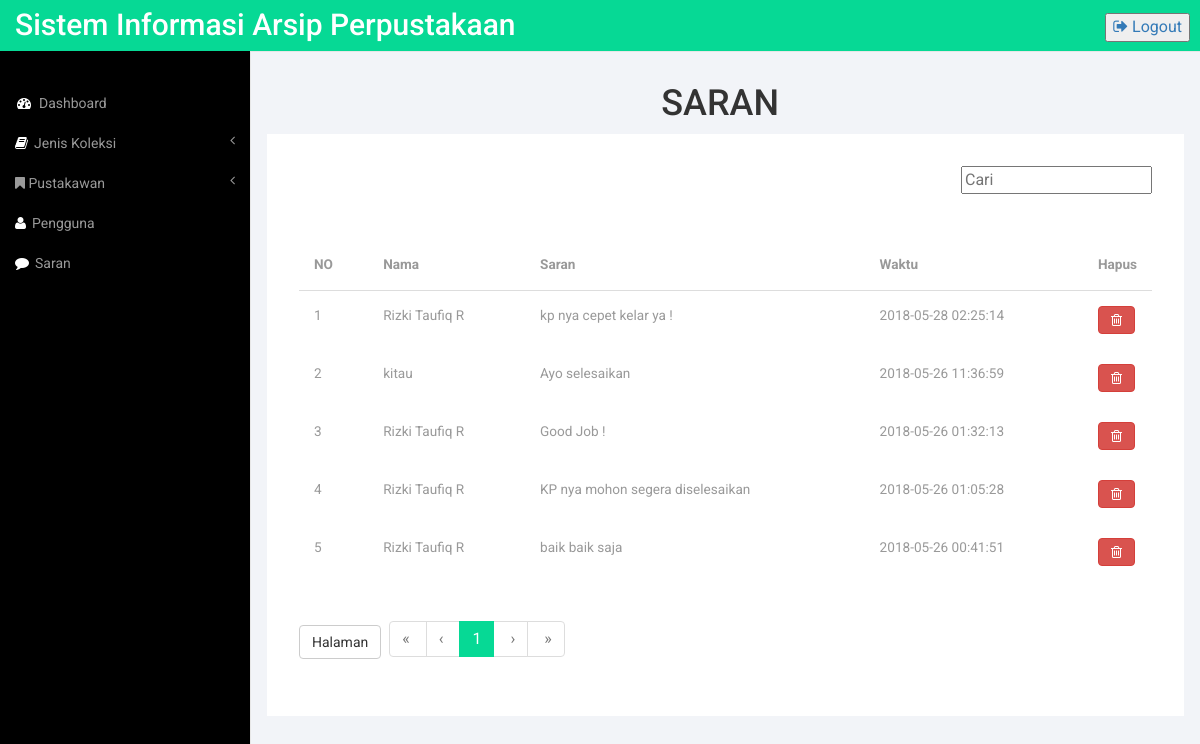
The page /admin/saran.php (signed in) on the database its author committed.
### tables this page shows
CREATE TABLE `saran` (
  `id_saran` int(255) NOT NULL,
  `id_user` int(255) NOT NULL,
  `saran` varchar(255) NOT NULL,
  `waktu` timestamp NOT NULL DEFAULT CURRENT_TIMESTAMP ON UPDATE CURRENT_TIMESTAMP
);

CREATE TABLE `user` (
  `id` int(255) NOT NULL,
  `nama_user` varchar(50) NOT NULL,
  `username` varchar(50) NOT NULL,
  `password` varchar(50) NOT NULL,
  `level` enum('admin','pustakawan','anggota','non anggota') NOT NULL
);

### admin/saran.php (the view, shortened to what this page needs)
<?php
include"../system/koneksi.php";
include"../pagination2.php";
?>
<!DOCTYPE HTML>
<html>
<head>
<link href="../css/bootstrap.min.css" rel='stylesheet' type='text/css' />
<link href="../css/administrator.css" rel='stylesheet' type='text/css' />
<link href="../css/lines.css" rel='stylesheet' type='text/css' />
<link href="../css/font-awesome.css" rel="stylesheet">
<link href="../css/custom.css" rel="stylesheet">
</head>
<body>
<div id="wrapper">
        <nav class="top1 navbar navbar-default navbar-static-top" role="navigation" style="margin-bottom: 0">
            <div class="navbar-header">
                <a class="navbar-brand" href="index.html">Sistem Informasi Arsip Perpustakaan</a>
            </div>
            <ul class="nav navbar-nav navbar-right">
                <button style="margin-top: 15%" class="m_2"><a href="logout.php"><i class="fa fa-sign-out"></i> Logout</a></button>
            </ul>
            <div class="navbar-default sidebar" role="navigation">
                <div class="sidebar-nav navbar-collapse">
                    <ul class="nav" id="side-menu">
                        <li>
                            <a href="administrator.php"><i class="fa fa-dashboard fa-fw nav_icon"></i>Dashboard</a>
                        </li>
                        <li>
                            <a href="#"><i class="fa fa-book nav_icon"></i>Jenis Koleksi<span class="fa arrow"></span></a>
                        </li>
                       <li>
                            <a href="#"><i class="fa fa-bookmark nav-icon"></i> Pustakawan<span class="fa arrow"></span></a>
                        </li>
                        <li>
                            <a href="pengguna.php"><i class="fa fa-user nav_icon"></i>Pengguna</a>
                        </li>
                        <li>
                            <a href="saran.php"><i class="fa fa-comment nav_icon"></i>Saran</a>
                        </li>
                    </ul>
                </div>
            </div>
        </nav>
        <div id="page-wrapper">
        <div class="graphs">
        <div class="col_3">
            <h1 style="margin-left: 43%">SARAN</h1>
            <div class="bs-example4" data-example-id="simple-responsive-table">
    <div class="table-responsive">
         <div class="row">
            <div class="col-md-12">
                <div class="search pull-right">
                    <form action="saran.php" method="GET">
                        <input type="text" value="" name="cari" placeholder="Cari">
                    </form>
                </div>
            </div>
        </div>
        <br><br>
      <table class="table">
              <thead>
                <tr>
                  <th>NO</th>
                  <th>Nama</th>
                  <th>Saran</th>
                  <th>Waktu</th>
                  <th style="width: 3%">Hapus</th>
                </tr>
              </thead>
              <tbody>
        <?php
        $page = isset($_GET['page']) ? intval($_GET['page']) : 1;
                $adjacents = isset($_GET['adjacents']) ? intval($_GET['adjacents']) : 3;
                    $rpp = 5;
                    if(isset($_REQUEST['cari']) && $_REQUEST['cari']<>""){
                        $cari = isset($_REQUEST['cari']) ? urldecode($_REQUEST['cari']) : '';
                        $lihat = mysqli_query($con, "SELECT * FROM saran JOIN user ON saran.id_user=user.id WHERE username LIKE '%$cari%' OR saran LIKE '%$cari%' OR waktu LIKE '%$cari%' ORDER BY username ASC");
                        $reload = $_SERVER['PHP_SELF'] . "?cari=".$cari."&amp;adjacents=".$adjacents;
                    } else{
                        $lihat = mysqli_query($con, "SELECT * FROM saran JOIN user ON saran.id_user=user.id ORDER BY waktu DESC");
                        $reload = $_SERVER['PHP_SELF']."?adjacents=".$adjacents;
                    }
                    $tcount = mysqli_num_rows($lihat);
                    $tpages = isset($tcount) ? ceil($tcount / $rpp) : 1;
                    $count = 0;
                    $i = ($page - 1) * $rpp;
                    $mulai = ($page>1) ? ($page * $rpp) - $rpp: 0;
                    $no = $mulai+0;
                    while (($count<$rpp) && ($i<$tcount)){
                            mysqli_data_seek($lihat, $i);
                            $hasil = mysqli_fetch_array($lihat);
                            $no++;
                echo "<tr>";
                echo "<td scope='row'>".$no."</td>";
                echo "<td>".$hasil['username']."</td>";
                echo "<td>".$hasil['saran']."</td>";
                echo "<td>".$hasil['waktu']."</td>";
                echo "<td><button name='hapus' data-id='".$hasil['id_saran']."' data-toggle='modal' data-target='#hapus' class='btn-danger btn fa fa-trash-o'></button></td>";
            echo "</tr>";
            $i++;
            $count++;
            }
        ?>
        </tbody>
    </table>
<?php
     echo"<table>";
                        echo "<tr>";
                            echo "<td>";
                            echo "<a class='btn btn-default'>Halaman</a>";
                            echo "</td>";
                            echo "<td style='width: 3%;'>";
                            echo "</td>";
                            echo "<td>";
                            echo paginate_two($reload, $page, $tpages, $adjacents);
                            echo "</td>";
                        echo "</tr>";
                    echo"</table>";
?>
</body>
</html>

### css/administrator.css (style rules this page uses)
h4, h5, h6, h1, h2, h3 { margin-top: 0; }
ul, ol { margin: 0; }
html, body { font-family: 'Roboto', sans-serif; font-size: 100%; background:#000; overflow-x: hidden; }
body a { transition:0.5s all; -webkit-transition:0.5s all; -moz-transition:0.5s all; -o-transition:0.5s all; -ms-transition:0.5s all; }
.navbar-default.sidebar { background-color: #000; font-family: 'Roboto', sans-serif; }
nav.top1.navbar.navbar-default.navbar-static-top { background-color:rgb(6, 217, 149); font-family: 'Roboto', sans-serif; }
.navbar-default .navbar-brand { color: #fff !important; font-size: 30px; font-weight: 500; }
.navbar-right { margin-right: 10px !important; }
i.nav_icon { color: #fff; margin-right:6px; }
.sidebar ul li a { color: #999; font-size:14px; }
ul.nav.navbar-nav.navbar-right { height: 51px; }
.sidebar-nav.navbar-collapse { margin: 2em 0 0 0; }
.col_3 { margin-bottom:1em; }
.graphs { padding: 2em 1em; background: #f2f4f8; height: calc(200vh - 100px); font-family: 'Roboto', sans-serif; }
.bs-example4 { background: #fff; max-height: 1000px; padding: 2em; }
.table > thead > tr > th, .table > tbody > tr > th, .table > tfoot > tr > th, .table > thead > tr > td, .table > tbody > tr > td, .table > tfoot > tr > td { border-top: none !important; }
.float-right, .pull-right { float: right!important; }
.table > thead > tr > th, .table > tbody > tr > th, .table > tfoot > tr > th, .table > thead > tr > td, .table > tbody > tr > td, .table > tfoot > tr > td { font-size: 0.85em; color: #999; }
.table td, .table>tbody>tr>td, .table>tbody>tr>th, .table>tfoot>tr>td, .table>tfoot>tr>th, .table>thead>tr>td, .table>thead>tr>th { padding:15px !important; }
.table > thead > tr > th { border-bottom: 1px solid #ddd !important; }

### css/custom.css (style rules this page uses)
#wrapper { width: 100%; }
#page-wrapper { min-height: 568px; background-color: #fff; }
@media (min-width:768px) { #page-wrapper { position: inherit; margin: 0 0 0 250px; border-left: 1px solid #e7e7e7; } }
.sidebar .sidebar-nav.navbar-collapse { padding-right: 0; padding-left: 0; }
.sidebar .arrow { float: right; }
.sidebar .fa.arrow:before { content: "\f104"; }
@media (min-width:768px) { .sidebar { z-index: 1; position: absolute; width: 250px; margin-top: 51px; } }

### rows shown on the page
saran: id_user.username "Rizki Taufiq R", saran "kp nya cepet kelar ya !", waktu "2018-05-28 02:25:14"
saran: id_user.username "kitau", saran "Ayo selesaikan", waktu "2018-05-26 11:36:59"
saran: id_user.username "Rizki Taufiq R", saran "Good Job !", waktu "2018-05-26 01:32:13"
saran: id_user.username "Rizki Taufiq R", saran "KP nya mohon segera diselesaikan", waktu "2018-05-26 01:05:28"
saran: id_user.username "Rizki Taufiq R", saran "baik baik saja", waktu "2018-05-26 00:41:51"

### other values the page prints
$firstlabel "«"
$prevlabel "‹"
$nextlabel "›"
$lastlabel "»"
